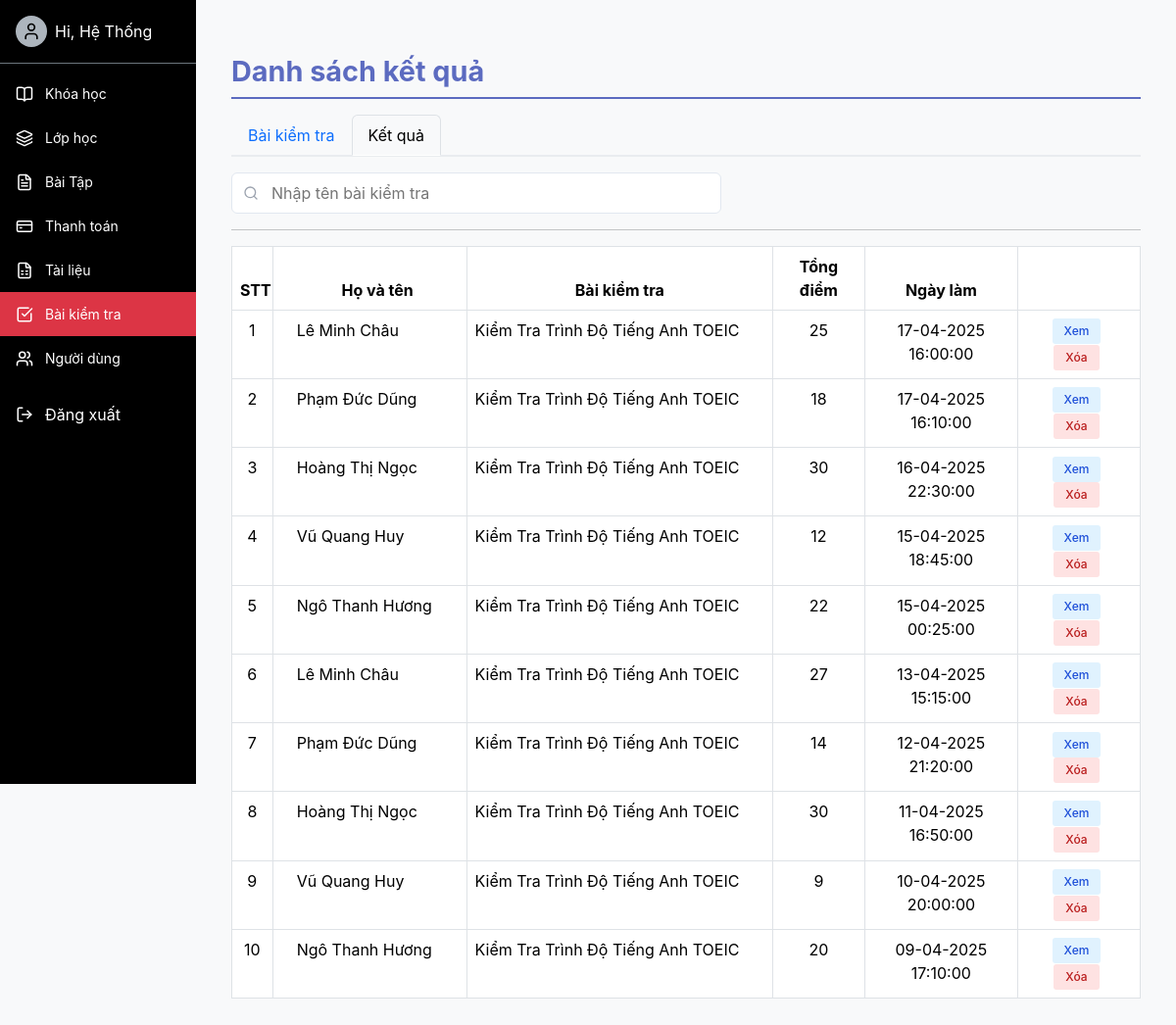
Before: /test_admin/results/ (signed in) with the older database file.
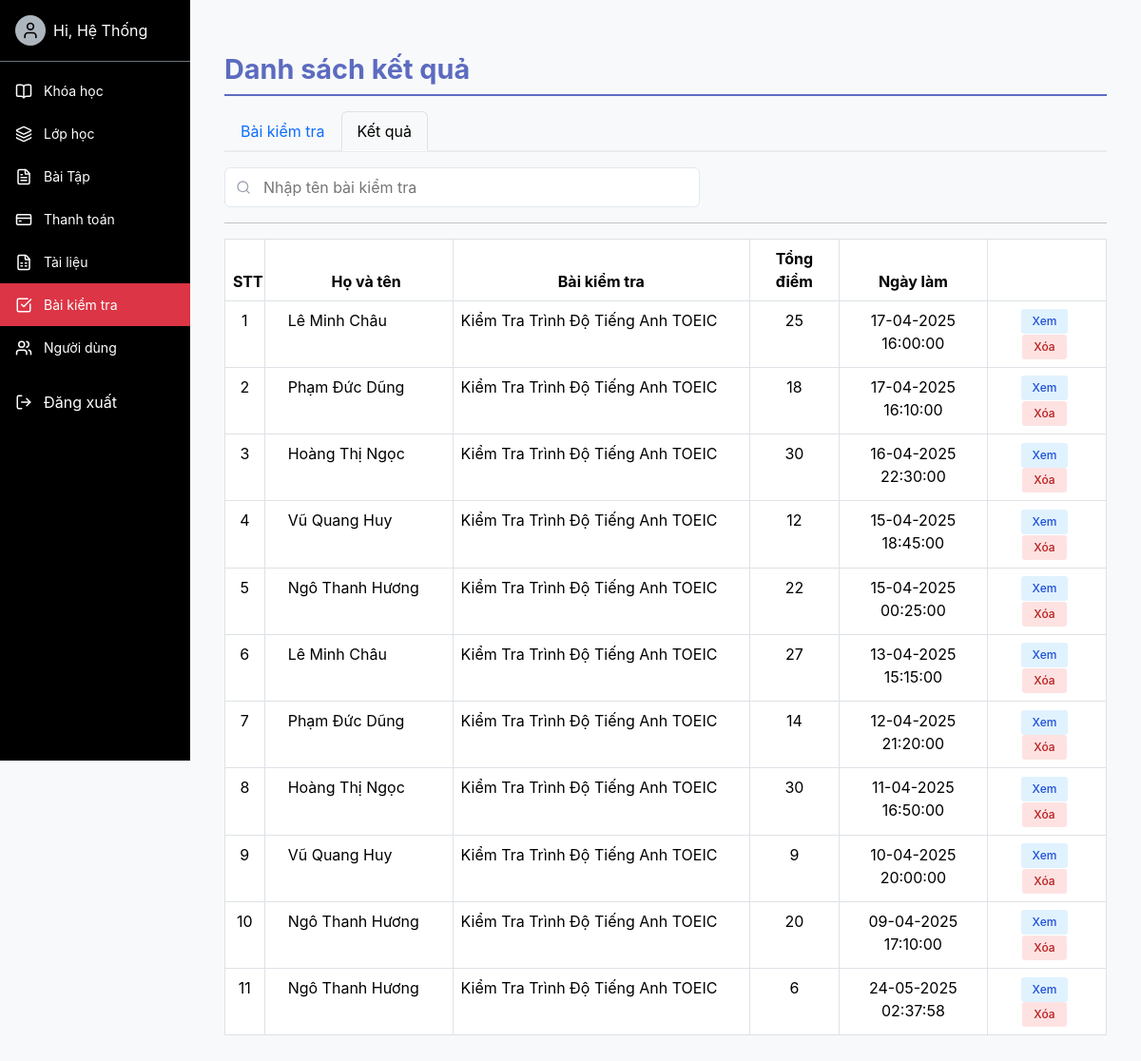
After: the same page with the newer database file.
### english/models.py (models this page shows)
class TEST(models.Model):
    test_id = models.AutoField(primary_key=True)
    test_name = models.CharField(max_length=255)
    test_description = models.TextField(null=True, blank=True)
    duration = models.PositiveIntegerField(default=30)
    class Meta:
        db_table = 'TEST'

class RESULT(models.Model):
    result_id = models.AutoField(primary_key=True)
    score = models.IntegerField()
    total_questions = models.IntegerField()
    test = models.ForeignKey(TEST, on_delete=models.CASCADE)
    acc = models.ForeignKey(User, on_delete=models.CASCADE)
    create_at = models.DateTimeField(default=datetime.datetime.now)
    user_answer = models.JSONField(null=True, blank=True)
    class Meta:
        db_table = 'RESULT'

### test_admin/views.py (the view)
# urls.py: path('results/', views.list_result_view, name='results'),
@login_required
@user_passes_test(is_staff)
def list_result_view(request):
    query = request.GET.get('q', '').strip()
    results = RESULT.objects.select_related('test', 'acc')
    if query:
        results = results.filter(
            acc__first_name__icontains=query
        ) | results.filter(
            acc__last_name__icontains=query
        )
    data = []
    for index, result in enumerate(results, start=1):
        data.append({
            'stt': index,
            'id': result.result_id,
            'score': result.score,
            'total_questions': result.total_questions,
            'create_at': result.create_at,
            'test_name': result.test.test_name,
            'full_name': f"{result.acc.last_name} {result.acc.first_name}",
        })
    context = {
            'test_results': data,
            'page_title': 'Bài kiểm tra',
            'section_title': 'Kết quả',
            'query': query
        }
    return render(request, 'test_results.html', context)

### english/views.py (called while the page is built)
def is_staff(user):
    return user.groups.filter(name__in=['Admin', 'Teacher']).exists()

### test_admin/templates/test_results.html (shortened to what this page needs)
{% extends 'base-admin.html' %}
{% load static %}
{% block content %}
<div class="container">
    <h2 class="custom-title">Danh sách kết quả</h2>
    <ul class="nav nav-tabs mb-3">
        <li class="nav-item">
            <a href="{% url 'admin_test_list' %}" class="nav-link" role="tab">Bài kiểm tra</a>
        </li>
        <li class="nav-item">
            <a href="{% url 'results' %}" class="nav-link active" role="tab" style="background-color: #f8f9fa">Kết quả</a>
        </li>
    </ul>
    <form method="GET" style="position: relative; max-width: 500px; width: 100%; margin-bottom: 1rem;">
      <input type="text" name="q" placeholder="Nhập tên bài kiểm tra"
             value="{{ query }}"
             style="width: 100%; padding: 0.5rem 1rem 0.5rem 2.5rem; border: 1px solid #e2e8f0; border-radius: 0.375rem;">
    </form>
    <hr>
    <div class="table-responsive">
        <table class="table table-bordered table-hover">
            <thead>
                <tr>
                    <th>STT</th>
                    <th>Họ và tên</th>
                    <th>Bài kiểm tra</th>
                    <th>Tổng điểm</th>
                    <th>Ngày làm</th>
                    <th></th>
                </tr>
            </thead>
            <tbody>
                {% for result in test_results %}
                <tr>
                    <td>{{ result.stt }}</td>
                    <td>{{ result.full_name }}</td>
                    <td>{{ result.test_name }}</td>
                    <td>{{ result.score }}</td>
                    <td>{{ result.create_at|date:"d-m-Y H:i:s" }}</td>
                    <td class="actions">
                        <a href="{% url 'result_detail' result.id %}" class="btn btn-primary">Xem</a>
                      <form method="post"
                          action="{% url 'result_delete' result.id %}"
                          style="display:inline;"
                          onsubmit="return confirm('Bạn có chắc chắn muốn xóa kết quả của {{ result.full_name }}?');">
                        <button type="submit" class="btn btn-danger">Xóa</button>
                    </form>
                    </td>
                </tr>
                {% endfor %}
            </tbody>
        </table>
    </div>
</div>
{% endblock %}

Changed rows visible on the page:
added RESULT: create_at "24-05-2025 02:37:58"
Other visible differences:
new list line: "11 Ngô Thanh Hương 6 Xem Xóa"
new list line: "Kiểm Tra Trình Độ Tiếng Anh TOEIC"
